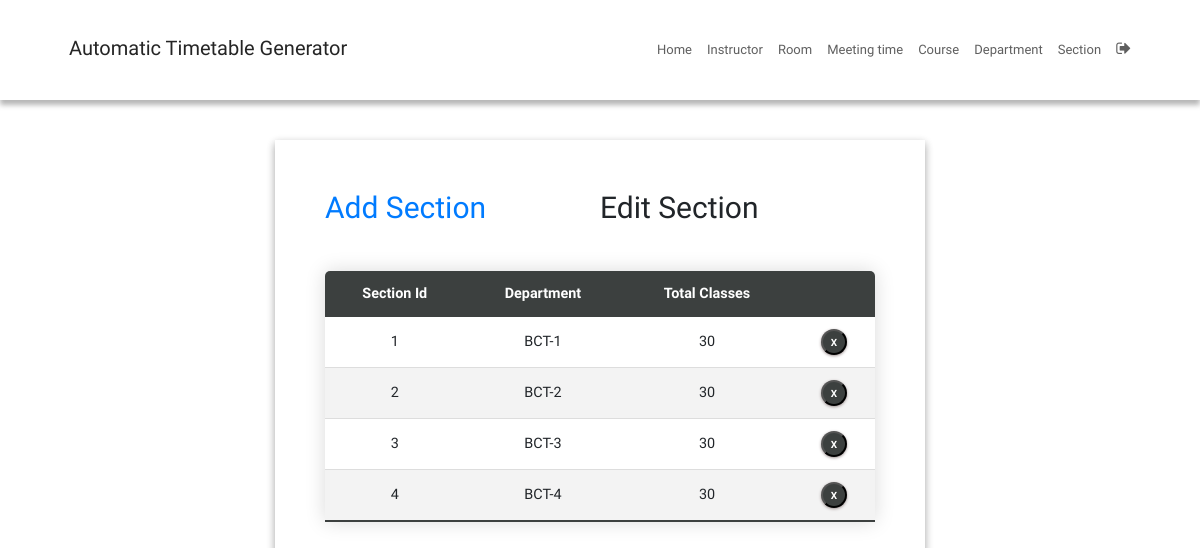
The page /sectionEdit/ (signed in) on the database its author committed.
### SchedulerApp/models.py (models this page shows, shortened)
class Section(models.Model):
    section_id = models.CharField(max_length=25, primary_key=True)
    department = models.ForeignKey(Department, on_delete=models.CASCADE)
    num_class_in_week = models.IntegerField(default=0)
    course = models.ForeignKey(Course,
                               on_delete=models.CASCADE,
                               blank=True,
                               null=True)
    meeting_time = models.ForeignKey(MeetingTime,
                                     on_delete=models.CASCADE,
                                     blank=True,
                                     null=True)
    room = models.ForeignKey(Room,
                             on_delete=models.CASCADE,
                             blank=True,
                             null=True)
    instructor = models.ForeignKey(Instructor,
                                   on_delete=models.CASCADE,
                                   blank=True,
                                   null=True)

class Department(models.Model):
    dept_name = models.CharField(max_length=50)
    courses = models.ManyToManyField(Course)
    def __str__(self):
        return self.dept_name

### SchedulerApp/views.py (the view)
# urls.py: path('sectionEdit/', sectionEdit, name='sectionEdit'),
@login_required
def sectionEdit(request):
    context = {'sections': Section.objects.all()}
    return render(request, 'sectionEdit.html', context)

### SchedulerApp/templatetags/index.py (called while the page is built)
@register.tag
def active(parser, token):
    args = token.split_contents()
    template_tag = args[0]
    if len(args) < 2:
        raise (template.TemplateSyntaxError, f'{template_tag} tag requires at least one argument')
    return NavSelectedNode(args[1:])

    def render(self, context):
        path = context['request'].path
        for p in self.patterns:
            pValue = template.Variable(p).resolve(context)
            if path == pValue:
                return 'active'
        return ''

### templates/sectionEdit.html (shortened to what this page needs)
{% extends 'base.html' %}
{% block content %}
{% load static %}
<fieldset class="fieldset">
  <div class="tablink">
    <a href="{% url 'sectionAdd'%}">
      <h1 onclick="openPage('new')" id="defaultOpen">Add Section</h1>
    </a>
    <h1 onclick="openPage('edit')" id="link_to_edit">Edit Section</h1>
  </div>
  <div class="tabcontent" id="edit">
    <table class="editTable">
      <thead>
        <tr class="table-headers">
          <th>Section Id</th>
          <th>Department</th>
          <th>Total Classes</th>
          <th class="empty"></th>
        </tr>
      </thead>
      <tbody>
        {% for sec in sections %}
        <tr>
          <td>{{sec.section_id}}</td>
          <td>{{sec.department}}</td>
          <td>{{sec.num_class_in_week }}</td>
          <td class="empty">
            <form action="{% url 'deletesection' sec.section_id %}" method="post">
              <input type="submit" value="X" class="cross">
            </form>
          </td>
        </tr>
        {% endfor %}
      </tbody>
    </table>
  </div>
</fieldset>
{% endblock %}

### static/CSS/style.css (style rules this page uses)
:root { --green4: #343837; --green5: #303333; --green6: #454a49; --green7: #3c403f; --white: #fff; --grey: #aaa; --dark-grey: #444; --light-grey: #a29999; --lighter-grey: #dddddd; --lightest-grey: #f3f3f3; --box-shadow: #9e9292; }
html { font-size: 100%; box-sizing: border-box; scroll-behavior: smooth; }
html, body { margin: 0; padding: 0; width: 100vw; min-height: 100%; text-rendering: optimizeLegibility; font-family: "Quicksand", sans-serif; font-size: 62.5%; }
body { position: relative; }
a { text-decoration: none; }
fieldset { padding: 50px; border-radius: 0 0 8px 8px; background: transparent; box-shadow: rgba(0, 0, 0, 0.145) 0px 4px 8px, rgba(0, 0, 0, 0.24) 0px 3px 8px; border-top: 5px solid var(--green1); }
.fieldset { min-width: 65rem; font-size: 1.6rem; }
.tablink { display: grid; grid-template-columns: 1fr 1fr; }
.tablink h1 { color: var(--green3); padding-bottom: 2rem; cursor: pointer; font-size: 3rem; }
.tabcontent { display: grid; gap: 3rem; }
.editTable, .timetable { border-collapse: collapse; margin-top: 2rem; font-size: 0.9em; min-width: 40rem; border-radius: 5px 5px 0 0; overflow: hidden; box-shadow: 0 0 20px rgba(0, 0, 0, 0.15); text-align: center; }
.editTable thead tr, .timetable thead tr { background-color: var(--green7); color: var(--white); font-weight: bold; }
.editTable th, .editTable td, .timetable th, .timetable td { padding: 1.2rem 1.5rem; }
.editTable tbody tr, .timetable tbody tr { border-bottom: 1px solid var(--lighter-grey); }
.editTable tbody tr:nth-of-type(even), .timetable tbody tr:nth-of-type(even) { background-color: var(--lightest-grey); }
.editTable tbody tr:last-of-type, .timetable tbody tr:last-of-type { border-bottom: 2px solid var(--green7); }
.empty form { display: flex; justify-content: center; }
.cross { border-radius: 50%; font-size: 1rem; font-weight: bold; box-shadow: 0px 1px 3px 0px var(--box-shadow); padding: 4px; color: var(--white); background-color: var(--green7); cursor: pointer; width: 2.6rem; height: 2.6rem; }

### rows shown on the page
Section: section_id "1", department "BCT-1", num_class_in_week "30"
Section: section_id "2", department "BCT-2", num_class_in_week "30"
Section: section_id "3", department "BCT-3", num_class_in_week "30"
Section: section_id "4", department "BCT-4", num_class_in_week "30"
